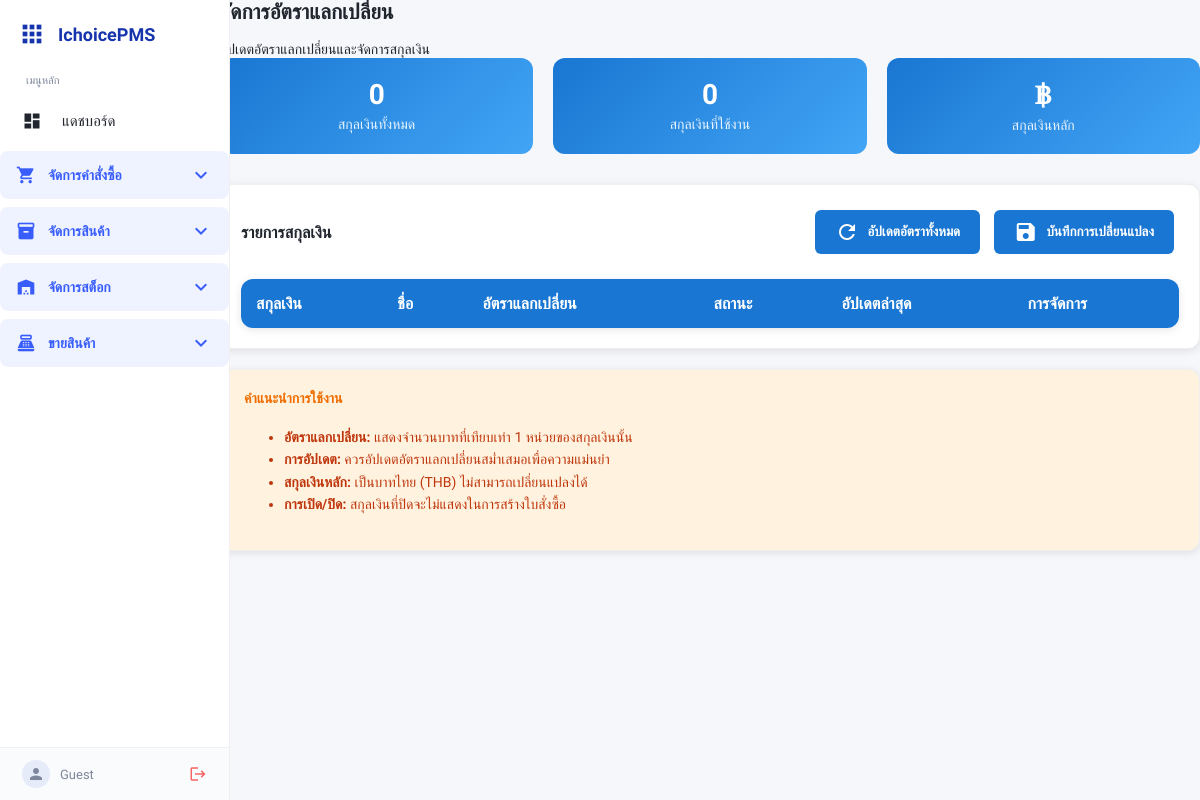
The page /settings/currency_management.php on the database as committed earlier.
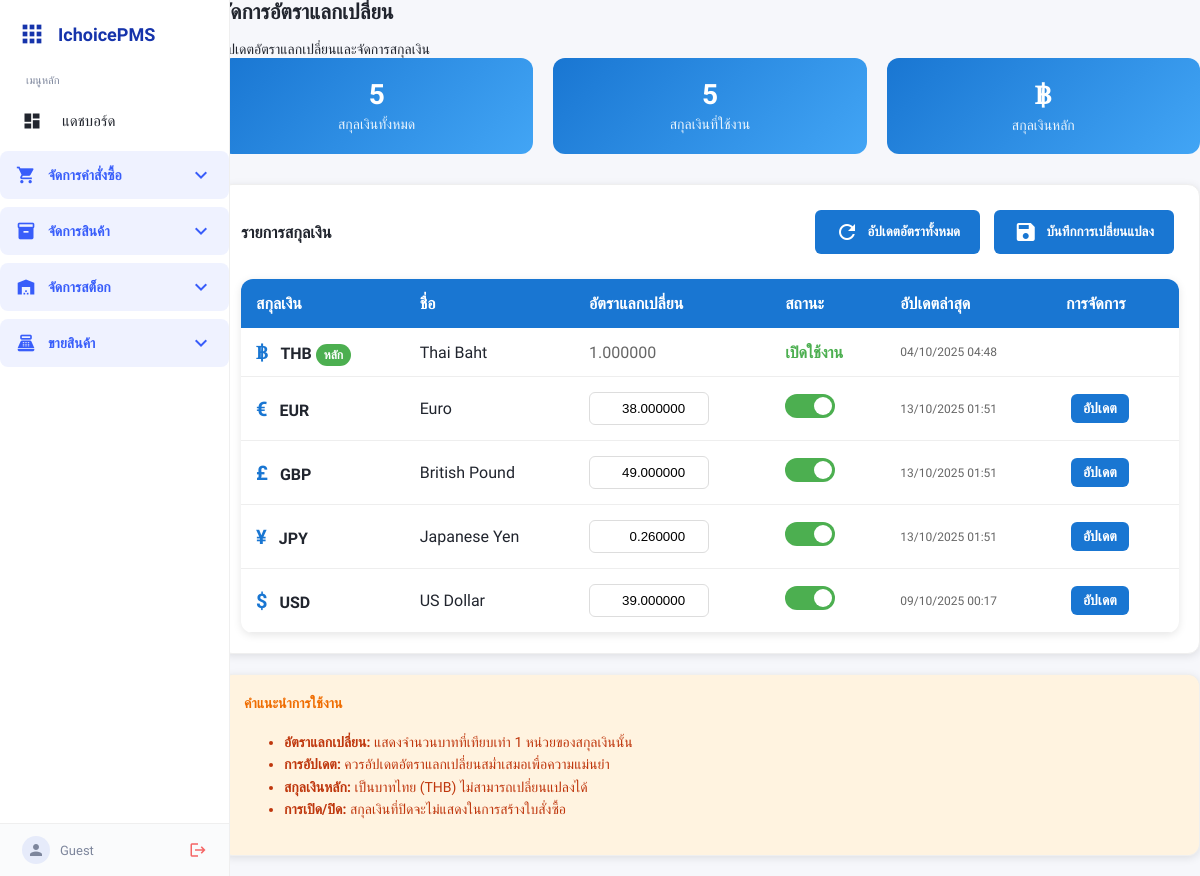
The same page on the database as committed later.
### tables this page shows
CREATE TABLE `currencies` (
  `currency_id` int(11) NOT NULL,
  `code` varchar(3) NOT NULL COMMENT 'รหัสสกุลเงิน เช่น THB, USD',
  `name` varchar(50) NOT NULL COMMENT 'ชื่อเต็มของสกุลเงิน',
  `symbol` varchar(5) NOT NULL COMMENT 'สัญลักษณ์ เช่น ฿, $',
  `exchange_rate` decimal(10,6) DEFAULT 1.000000 COMMENT 'อัตราแลกเปลี่ยนต่อบาท',
  `is_base` tinyint(1) DEFAULT 0 COMMENT 'เป็นสกุลเงินหลักหรือไม่',
  `is_active` tinyint(1) DEFAULT 1 COMMENT 'ใช้งานได้หรือไม่',
  `created_at` timestamp NOT NULL DEFAULT current_timestamp(),
  `updated_at` timestamp NOT NULL DEFAULT current_timestamp() ON UPDATE current_timestamp()
);

### settings/currency_management.php (the view, shortened to what this page needs)
<?php
include '../templates/sidebar.php';
include '../config/db_connect.php';
$stmt = $pdo->query("SELECT * FROM currencies ORDER BY is_base DESC, code ASC");
$currencies = $stmt->fetchAll(PDO::FETCH_ASSOC);
?>
<!DOCTYPE html>
<html lang="th">
<head>
<link rel="stylesheet" href="../assets/style.css">
</head>
<body>
<div class="mainwrap">
    <div class="container">
        <h2>จัดการอัตราแลกเปลี่ยน</h2>
        <div class="desc">อัปเดตอัตราแลกเปลี่ยนและจัดการสกุลเงิน</div>
        <div class="stats-grid">
            <div class="stat-card">
                <div class="stat-number" id="totalCurrencies"><?= count($currencies) ?></div>
                <div class="stat-label">สกุลเงินทั้งหมด</div>
            </div>
            <div class="stat-card">
                <div class="stat-number" id="activeCurrencies"><?= count(array_filter($currencies, fn($c) => $c['is_active'])) ?></div>
                <div class="stat-label">สกุลเงินที่ใช้งาน</div>
            </div>
            <div class="stat-card">
                <div class="stat-number">฿</div>
                <div class="stat-label">สกุลเงินหลัก</div>
            </div>
        </div>
        <div class="card">
            <div style="display: flex; justify-content: space-between; align-items: center; margin-bottom: 20px;">
                <h3>รายการสกุลเงิน</h3>
                <div>
                    <button class="update-btn" onclick="updateAllRates()">
                        <span class="material-icons" style="vertical-align: middle; margin-right: 5px;">refresh</span>
                        อัปเดตอัตราทั้งหมด
                    </button>
                    <button class="update-btn" onclick="saveAllRates()">
                        <span class="material-icons" style="vertical-align: middle; margin-right: 5px;">save</span>
                        บันทึกการเปลี่ยนแปลง
                    </button>
                </div>
            </div>
            <table class="currency-table">
                <thead>
                    <tr>
                        <th>สกุลเงิน</th>
                        <th>ชื่อ</th>
                        <th>อัตราแลกเปลี่ยน</th>
                        <th>สถานะ</th>
                        <th>อัปเดตล่าสุด</th>
                        <th>การจัดการ</th>
                    </tr>
                </thead>
                <tbody>
                    <?php foreach($currencies as $currency): ?>
                    <tr data-currency-id="<?= $currency['currency_id'] ?>">
                        <td>
                            <span class="currency-symbol"><?= htmlspecialchars($currency['symbol']) ?></span>
                            <strong><?= htmlspecialchars($currency['code']) ?></strong>
                            <?php if($currency['is_base']): ?>
                                <span class="base-badge">หลัก</span>
                            <?php endif; ?>
                        </td>
                        <td><?= htmlspecialchars($currency['name']) ?></td>
                        <td>
                            <?php if($currency['is_base']): ?>
                                <span style="color: #666;">1.000000</span>
                            <?php else: ?>
                                <input type="number"
                                       class="rate-input"
                                       value="<?= number_format($currency['exchange_rate'], 6) ?>"
                                       step="0.000001"
                                       data-original="<?= $currency['exchange_rate'] ?>"
                                       onchange="markChanged(this)">
                            <?php endif; ?>
                        </td>
                        <td>
                            <?php if($currency['is_base']): ?>
                                <span style="color: #4caf50; font-weight: bold;">เปิดใช้งาน</span>
                            <?php else: ?>
                                <label class="status-toggle">
                                    <span class="slider"></span>
                                </label>
                            <?php endif; ?>
                        </td>
                        <td class="last-updated">
                            <?= date('d/m/Y H:i', strtotime($currency['updated_at'])) ?>
                        </td>
                        <td>
                            <?php if(!$currency['is_base']): ?>
                                <button class="update-btn" style="padding: 6px 12px; font-size: 14px;"
                                        onclick="updateSingleRate(<?= $currency['currency_id'] ?>, '<?= $currency['code'] ?>')">
                                    อัปเดต
                                </button>
                            <?php endif; ?>
                        </td>
                    </tr>
                    <?php endforeach; ?>
                </tbody>
            </table>
        </div>
        <div class="card" style="background: #fff3e0; border-left: 4px solid #ff9800;">
            <h4 style="color: #ef6c00; margin-top: 0;">คำแนะนำการใช้งาน</h4>
            <ul style="color: #bf360c; line-height: 1.6;">
                <li><strong>อัตราแลกเปลี่ยน:</strong> แสดงจำนวนบาทที่เทียบเท่า 1 หน่วยของสกุลเงินนั้น</li>
                <li><strong>การอัปเดต:</strong> ควรอัปเดตอัตราแลกเปลี่ยนสม่ำเสมอเพื่อความแม่นยำ</li>
                <li><strong>สกุลเงินหลัก:</strong> เป็นบาทไทย (THB) ไม่สามารถเปลี่ยนแปลงได้</li>
                <li><strong>การเปิด/ปิด:</strong> สกุลเงินที่ปิดจะไม่แสดงในการสร้างใบสั่งซื้อ</li>
            </ul>
        </div>
    </div>
</div>
</body>
</html>

### templates/sidebar.php (shortened to what this page needs)
<?php
$user_name = $_SESSION['user_name'] ?? 'Guest';
function isActive($file) {
    return (basename($_SERVER['PHP_SELF']) === $file) ? ' active' : '';
}
function getPath($targetPath) {
    $currentFile = $_SERVER['PHP_SELF'];
    $currentDir = dirname($currentFile);
    $currentDir = str_replace('\\', '/', $currentDir);
    $currentDir = ltrim($currentDir, '/');
    $targetPath = ltrim($targetPath, '/');
    if (empty($currentDir)) {
        return $targetPath;
    } else {
        $levels = substr_count($currentDir, '/') + 1;
        $backPath = str_repeat('../', $levels);
        return $backPath . $targetPath;
    }
}
?>
<link rel="stylesheet" href="https://cdnjs.cloudflare.com/ajax/libs/font-awesome/6.5.1/css/all.min.css">
<div class="sidebar" id="sidebarNav" role="navigation" aria-label="เมนูหลัก">
    <div class="sidebar-header">
        <span class="material-icons">apps</span>
        <span class="brand-text">IchoicePMS</span>
    </div>
    <div class="label">เมนูหลัก</div>
    <nav class="menu-list">
        <a href="<?= getPath('dashboard.php') ?>" class="menu-item<?=isActive('dashboard.php')?>">
            <span class="material-icons">dashboard</span>
            <span class="menu-text">แดชบอร์ด</span>
        </a>
        <div class="menu-category">
            <div class="category-header" onclick="toggleCategory('orders')">
                <span class="material-icons">shopping_cart</span>
                <span class="category-text">จัดการคำสั่งซื้อ</span>
                <span class="material-icons category-arrow">keyboard_arrow_down</span>
            </div>
        </div>
        <div class="menu-category">
            <div class="category-header" onclick="toggleCategory('products')">
                <span class="material-icons">inventory_2</span>
                <span class="category-text">จัดการสินค้า</span>
                <span class="material-icons category-arrow">keyboard_arrow_down</span>
            </div>
        </div>
        <div class="menu-category">
            <div class="category-header" onclick="toggleCategory('stock')">
                <span class="material-icons">warehouse</span>
                <span class="category-text">จัดการสต็อก</span>
                <span class="material-icons category-arrow">keyboard_arrow_down</span>
            </div>
        </div>
        <div class="menu-category">
            <div class="category-header" onclick="toggleCategory('sales')">
                <span class="material-icons">point_of_sale</span>
                <span class="category-text">ขายสินค้า</span>
                <span class="material-icons category-arrow">keyboard_arrow_down</span>
            </div>
        </div>
    </nav>
    <div class="sidebar-footer">
        <span class="avatar"><span class="material-icons">person</span></span>
        <span class="username" style="font-weight:500;">
            <?php echo htmlspecialchars($user_name); ?>
        </span>
        <a class="logout-link" href="<?= getPath('auth/logout.php') ?>"><span class="material-icons">logout</span></a>
    </div>
</div>

### assets/style.css (style rules this page uses)
:root { --brand: #1634ab; --bg: #f6f7fb; --card: #fff; --border: #efefef; --accent: #eeffed; --danger: #f56565; --success: #32c671; --pending: #ffd45e; --text: #21252e; --muted: #7d869c; --font-base: 14px; }
* { box-sizing: border-box; }
body { margin: 0; background: var(--bg); font-family: 'Prompt', sans-serif; color: var(--text); font-size: var(--font-base); }
.sidebar { min-height: 100vh; width: 220px; background: var(--card); border-right: 1px solid var(--border); display: flex; flex-direction: column; position: fixed; top: 0; left: 0; z-index: 9; transition: all .22s; }
.sidebar-header { display: flex; align-items: center; gap: 12px; padding: 20px 18px; font-size: 18px; font-weight: 600; color: var(--brand); }
.sidebar-header .material-icons { font-size: 28px; }
.menu-list { padding: 10px 0 0 0; }
.menu-item { display: flex; align-items: center; padding: 12px 30px 12px 22px; font-size: 15px; color: var(--text); gap: 12px; border-radius: 10px 0 0 10px; text-decoration: none; transition: background .16s, color .16s; margin-bottom: 2px; }
.menu-item .material-icons { font-size: 20px; }
.label { font-size: 11px; color: var(--muted); padding: 6px 22px 2px 26px; }
.sidebar-footer { margin-top: auto; padding: 12px 22px; border-top: 1px solid var(--border); font-size: 13px; color: var(--muted); background: #fafbfc; display: flex; align-items: center; gap: 10px; padding-bottom: 12px; }
.sidebar-footer .avatar { width: 28px; height: 28px; border-radius: 50%; background: #e6ebfa; display: inline-flex; align-items: center; justify-content: center; }
.sidebar-footer .material-icons { font-size: 18px; }
.logout-link { color: var(--danger); text-decoration: none; font-weight: 600; margin-left: auto; }
@media (max-width: 1200px) { .mainwrap { margin-left: 0 !important; } }
.mainwrap { margin-left: 220px !important; min-height: 100vh; }
.card { background: var(--card); border-radius: 20px; box-shadow: 0 6px 24px #7090c61a; margin-bottom: 28px; padding: 28px 30px 24px 30px; border: 1px solid var(--border); position: relative; }
label { display: block; margin-bottom: 5px; color: #324f77; font-weight: bold; font-size: 14px; }
.sidebar { position: fixed; left: 0; top: 0; bottom: 0; width: 230px; z-index: 999; background: #fff; transition: transform 0.3s ease; }
.mainwrap { margin-left: 230px; }
.menu-item { text-align: left; }
.menu-item .menu-text { margin-left: 8px; }

### templates/sidebar.php (style rules this page uses)
body { margin: 0; font-family: 'Prompt', sans-serif; }
.menu-category { margin: 8px 0; }
.category-header { display: flex; align-items: center; padding: 12px 16px; cursor: pointer; border-radius: 8px; transition: all 0.3s ease; background: rgba(56, 93, 250, 0.08); color: #385dfa; font-weight: 600; user-select: none; }
.category-header .material-icons:first-child { margin-right: 12px; font-size: 20px; }
.category-text { flex: 1; font-size: 14px; }
.category-arrow { transition: transform 0.3s ease; font-size: 18px; color: #385dfa; }

Rows that differ between the two databases and show on the page:
added currencies: symbol "฿", code "THB", is_base "หลัก", name "Thai Baht", updated_at "04/10/2025 04:48"
added currencies: symbol "€", code "EUR", name "Euro", exchange_rate "38.000000", updated_at "13/10/2025 01:51"
added currencies: symbol "£", code "GBP", name "British Pound", exchange_rate "49.000000", updated_at "13/10/2025 01:51"
added currencies: symbol "¥", code "JPY", name "Japanese Yen", exchange_rate "0.260000", updated_at "13/10/2025 01:51"
added currencies: symbol "$", code "USD", name "US Dollar", exchange_rate "39.000000", updated_at "09/10/2025 00:17"
Other text that changed with them:
count($currencies): "0" → "5"
count(array_filter($currencies, fn($c) => $c['is_active'])): "0" → "5"
